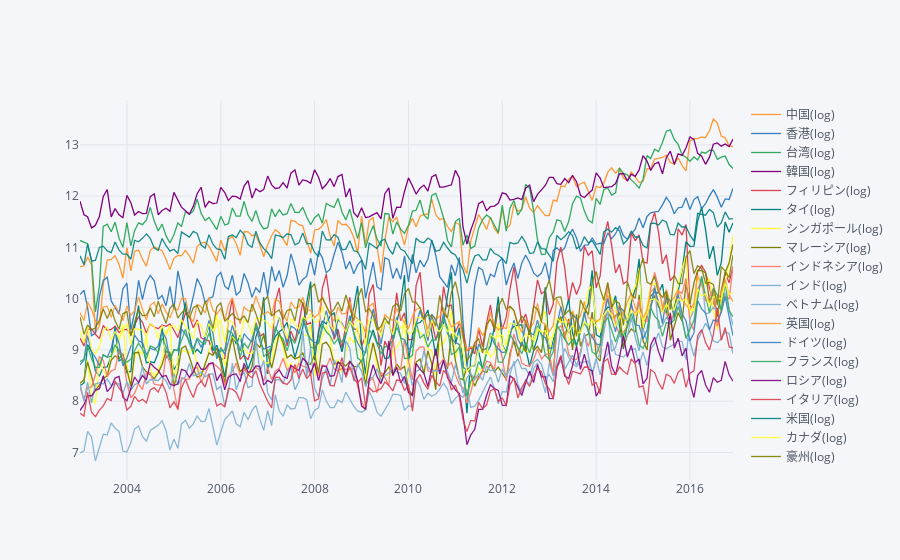

Write notebook code for a chart like this one.
### Code cell
#対数系列
df_log = np.log(df)
df_log.columns = [c + "(log)" for c in df_log.columns]
df_log.iloc[:,1:].iplot()

### Figure 1 — Plotly figure (JSON) as saved in the notebook; plotly's stock layout.template omitted (floating-point values rounded to 4 significant figures; data arrays with more than 128 entries replaced by an {"elided": "..."} marker saying what was removed)
{"data": [{"line": {"color": "rgba(255, 153, 51, 1.0)", "dash": "solid", "width": 1.3}, "mode": "lines", "name": "中国(log)", "text": "", "type": "scatter", "x": {"elided": "168 str values"}, "y": {"elided": "168 float values"}}, {"line": {"color": "rgba(55, 128, 191, 1.0)", "dash": "solid", "width": 1.3}, "mode": "lines", "name": "香港(log)", "text": "", "type": "scatter", "x": {"elided": "168 str values"}, "y": {"elided": "168 float values"}}, {"line": {"color": "rgba(50, 171, 96, 1.0)", "dash": "solid", "width": 1.3}, "mode": "lines", "name": "台湾(log)", "text": "", "type": "scatter", "x": {"elided": "168 str values"}, "y": {"elided": "168 float values"}}, {"line": {"color": "rgba(128, 0, 128, 1.0)", "dash": "solid", "width": 1.3}, "mode": "lines", "name": "韓国(log)", "text": "", "type": "scatter", "x": {"elided": "168 str values"}, "y": {"elided": "168 float values"}}, {"line": {"color": "rgba(219, 64, 82, 1.0)", "dash": "solid", "width": 1.3}, "mode": "lines", "name": "フィリピン(log)", "text": "", "type": "scatter", "x": {"elided": "168 str values"}, "y": {"elided": "168 float values"}}, {"line": {"color": "rgba(0, 128, 128, 1.0)", "dash": "solid", "width": 1.3}, "mode": "lines", "name": "タイ(log)", "text": "", "type": "scatter", "x": {"elided": "168 str values"}, "y": {"elided": "168 float values"}}, {"line": {"color": "rgba(255, 255, 51, 1.0)", "dash": "solid", "width": 1.3}, "mode": "lines", "name": "シンガポール(log)", "text": "", "type": "scatter", "x": {"elided": "168 str values"}, "y": {"elided": "168 float values"}}, {"line": {"color": "rgba(128, 128, 0, 1.0)", "dash": "solid", "width": 1.3}, "mode": "lines", "name": "マレーシア(log)", "text": "", "type": "scatter", "x": {"elided": "168 str values"}, "y": {"elided": "168 float values"}}, {"line": {"color": "rgba(251, 128, 114, 1.0)", "dash": "solid", "width": 1.3}, "mode": "lines", "name": "インドネシア(log)", "text": "", "type": "scatter", "x": {"elided": "168 str values"}, "y": {"elided": "168 float values"}}, {"line": {"color": "rgba(128, 177, 211, 1.0)", "dash": "solid", "width": 1.3}, "mode": "lines", "name": "インド(log)", "text": "", "type": "scatter", "x": {"elided": "168 str values"}, "y": {"elided": "168 float values"}}, {"line": {"color": "rgba(128, 177, 211, 0.89999999999999991)", "dash": "solid", "width": 1.3}, "mode": "lines", "name": "ベトナム(log)", "text": "", "type": "scatter", "x": {"elided": "168 str values"}, "y": {"elided": "168 float values"}}, {"line": {"color": "rgba(255, 153, 51, 0.89999999999999991)", "dash": "solid", "width": 1.3}, "mode": "lines", "name": "英国(log)", "text": "", "type": "scatter", "x": {"elided": "168 str values"}, "y": {"elided": "168 float values"}}, {"line": {"color": "rgba(55, 128, 191, 0.89999999999999991)", "dash": "solid", "width": 1.3}, "mode": "lines", "name": "ドイツ(log)", "text": "", "type": "scatter", "x": {"elided": "168 str values"}, "y": {"elided": "168 float values"}}, {"line": {"color": "rgba(50, 171, 96, 0.89999999999999991)", "dash": "solid", "width": 1.3}, "mode": "lines", "name": "フランス(log)", "text": "", "type": "scatter", "x": {"elided": "168 str values"}, "y": {"elided": "168 float values"}}, {"line": {"color": "rgba(128, 0, 128, 0.89999999999999991)", "dash": "solid", "width": 1.3}, "mode": "lines", "name": "ロシア(log)", "text": "", "type": "scatter", "x": {"elided": "168 str values"}, "y": {"elided": "168 float values"}}, {"line": {"color": "rgba(219, 64, 82, 0.89999999999999991)", "dash": "solid", "width": 1.3}, "mode": "lines", "name": "イタリア(log)", "text": "", "type": "scatter", "x": {"elided": "168 str values"}, "y": {"elided": "168 float values"}}, {"line": {"color": "rgba(0, 128, 128, 0.89999999999999991)", "dash": "solid", "width": 1.3}, "mode": "lines", "name": "米国(log)", "text": "", "type": "scatter", "x": {"elided": "168 str values"}, "y": {"elided": "168 float values"}}, {"line": {"color": "rgba(255, 255, 51, 0.89999999999999991)", "dash": "solid", "width": 1.3}, "mode": "lines", "name": "カナダ(log)", "text": "", "type": "scatter", "x": {"elided": "168 str values"}, "y": {"elided": "168 float values"}}, {"line": {"color": "rgba(128, 128, 0, 0.89999999999999991)", "dash": "solid", "width": 1.3}, "mode": "lines", "name": "豪州(log)", "text": "", "type": "scatter", "x": {"elided": "168 str values"}, "y": {"elided": "168 float values"}}], "layout": {"legend": {"bgcolor": "#F5F6F9", "font": {"color": "#4D5663"}}, "paper_bgcolor": "#F5F6F9", "plot_bgcolor": "#F5F6F9", "titlefont": {"color": "#4D5663"}, "xaxis1": {"gridcolor": "#E1E5ED", "showgrid": true, "tickfont": {"color": "#4D5663"}, "title": "", "titlefont": {"color": "#4D5663"}, "zerolinecolor": "#E1E5ED"}, "yaxis1": {"gridcolor": "#E1E5ED", "showgrid": true, "tickfont": {"color": "#4D5663"}, "title": "", "titlefont": {"color": "#4D5663"}, "zerolinecolor": "#E1E5ED"}}}
